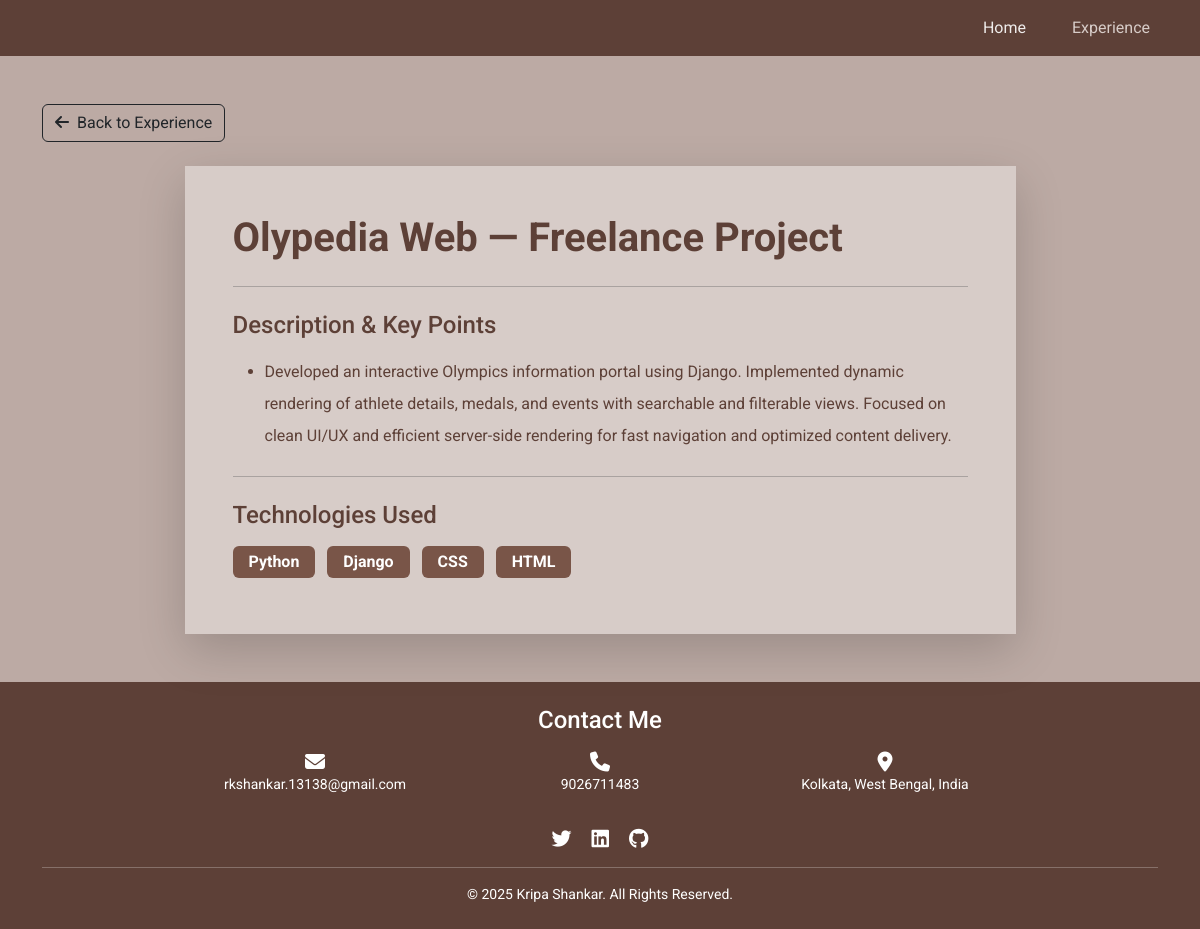
The app's page /experience/olypedia-web/ with its own data.
### Portfolio/models.py (models this page shows, shortened)
class Experience(models.Model):
    project_name = models.CharField(max_length=200, help_text="Project/Work/Position name")
    organization = models.CharField(max_length=200, blank=True, help_text="Company/Organization (optional)")
    project_link = models.URLField(blank=True, null=True)
    slug = models.SlugField(unique=True, blank=True)
    order = models.IntegerField(default=0, help_text="Higher number appears first")
    class Meta:
        ordering = ['-order']
        verbose_name = "Experience/Project"
        verbose_name_plural = "Experiences/Projects"

class ExperienceDetail(models.Model):
    experience = models.ForeignKey(Experience, on_delete=models.CASCADE, related_name='details')
    description = models.TextField(help_text="One point description")
    order = models.IntegerField(default=0)
    class Meta:
        ordering = ['order']
        verbose_name = "Description Point"
        verbose_name_plural = "Description Points"

class TechStack(models.Model):
    experience = models.ForeignKey(Experience, on_delete=models.CASCADE, related_name='tech_stack')
    technology = models.CharField(max_length=100)
    order = models.IntegerField(default=0)
    class Meta:
        ordering = ['order']
        verbose_name = "Technology"
        verbose_name_plural = "Tech Stack"

class About(models.Model):
    name = models.CharField(max_length=100)
    title = models.CharField(max_length=200)
    bio = models.TextField()
    profile_image = models.ImageField(upload_to='profile/', blank=True, null=True)
    email = models.EmailField()
    phone = models.CharField(max_length=20)
    location = models.CharField(max_length=200, default="Kolkata, West Bengal, India")
    linkedin = models.URLField(blank=True)
    github = models.URLField(blank=True)
    twitter = models.URLField(blank=True)
    class Meta:
        verbose_name_plural = "About"

### Portfolio/views.py (the view)
# urls.py: path('experience/<slug:slug>/', views.experience_detail, name='experience_detail'),
def experience_detail(request, slug):
    about = About.objects.first()
    experience = get_object_or_404(Experience, slug=slug)
    context = {
        'experience': experience,
        'about': about,
    }
    return render(request, 'Portfolio/experience_detail.html', context)

### templates/Portfolio/experience_detail.html (shortened to what this page needs)
{% extends 'Portfolio/base.html' %}
{% block content %}
<main>
    <section class="bg-light-brown py-5">
        <div class="container">
            <div class="mb-4">
                <a href="{% url 'Experience' %}" class="btn btn-outline-dark">
                    <i class="fas fa-arrow-left me-2"></i>Back to Experience
                </a>
            </div>
            <div class="row justify-content-center">
                <div class="col-lg-9">
                    <div class="card shadow-lg">
                        <div class="card-body bg-very-light-brown p-5">
                            <h1 class="text-brown fw-bold mb-3">{{ experience.project_name }}</h1>
                            <hr class="my-4">
                            {% if experience.details.all %}
                            <h4 class="text-brown mb-3">Description & Key Points</h4>
                            <ul class="text-brown" style="line-height: 2;">
                                {% for detail in experience.details.all %}
                                <li class="mb-3">{{ detail.description }}</li>
                                {% endfor %}
                            </ul>
                            {% endif %}
                            {% if experience.tech_stack.all %}
                            <hr class="my-4">
                            <h4 class="text-brown mb-3">Technologies Used</h4>
                            <div>
                                {% for tech in experience.tech_stack.all %}
                                <span class="badge bg-medium-brown me-2 mb-2 py-2 px-3" style="font-size: 1rem;">
                                    {{ tech.technology }}
                                </span>
                                {% endfor %}
                            </div>
                            {% endif %}
                        </div>
                    </div>
                </div>
            </div>
        </div>
    </section>
</main>
{% endblock content %}

### templates/Portfolio/base.html (shortened to what this page needs)
<!DOCTYPE html>
{% load static %}
<html lang="en">
<head>
    <link href="https://cdn.jsdelivr.net/npm/bootstrap@5.3.0/dist/css/bootstrap.min.css" rel="stylesheet">
    <link rel="stylesheet" href="https://cdnjs.cloudflare.com/ajax/libs/font-awesome/6.4.0/css/all.min.css">
</head>
<body>
    <header class="fixed-top">
        <nav class="navbar navbar-expand-lg navbar-dark bg-dark-brown">
            <div class="container">
                <div class="collapse navbar-collapse" id="navbarNav">
                    <ul class="navbar-nav ms-auto">
                        <li class="nav-item">
                            <a class="nav-link {% if request.path == '/' %}active{% endif %}" href="{% url 'home' %}">Home</a>
                        </li>
                        <li class="nav-item">
                            <a class="nav-link {% if 'experience' in request.path %}active{% endif %}" href="{% url 'Experience' %}">Experience</a>
                        </li>
                    </ul>
                </div>
            </div>
        </nav>
    </header>
    {% block content %}
    {% endblock content %}
    <footer class="bg-dark-brown text-white py-4">
        <div class="container">
            <h4 class="text-center mb-3">Contact Me</h4>
            {% if about %}
            <div class="row justify-content-center">
                <div class="col-md-3 text-center mb-3">
                    <i class="fas fa-envelope fa-lg mb-2"></i>
                    <p class="mb-0 small"><a href="mailto:{{ about.email }}?subject=Portfolio%20Contact" target="_top" class="text-white text-decoration-none">{{ about.email }}</a></p>
                </div>
                <div class="col-md-3 text-center mb-3">
                    <i class="fas fa-phone fa-lg mb-2"></i>
                    <p class="mb-0 small">
                        <a href="tel:{{ about.phone }}" class="text-white text-decoration-none">{{ about.phone }}</a>
                    </p>
                </div>
                <div class="col-md-3 text-center mb-3">
                    <i class="fas fa-map-marker-alt fa-lg mb-2"></i>
                    <p class="mb-0 small">{{ about.location }}</p>
                </div>
            </div>
            <div class="row justify-content-center mt-3">
                <div class="col-12 text-center">
                    {% if about.twitter %}
                    <a href="{{ about.twitter }}" target="_blank" class="text-white me-3"><i class="fab fa-twitter fa-lg"></i></a>
                    {% endif %}
                    {% if about.linkedin %}
                    <a href="{{ about.linkedin }}" target="_blank" class="text-white me-3"><i class="fab fa-linkedin fa-lg"></i></a>
                    {% endif %}
                    {% if about.github %}
                    <a href="{{ about.github }}" target="_blank" class="text-white"><i class="fab fa-github fa-lg"></i></a>
                    {% endif %}
                </div>
            </div>
            {% endif %}
            <hr class="my-3 bg-white opacity-25">
            <p class="text-center mb-0 small">&copy; 2025 {% if about %}{{ about.name }}{% else %}Kripa Shankar{% endif %}. All Rights Reserved.</p>
        </div>
    </footer>
</body>
</html>

### templates/Portfolio/base.html (style rules this page uses)
:root { --dark-brown: #5d4037; --medium-brown: #795548; --light-brown: #bcaaa4; --very-light-brown: #d7ccc8; }
* { font-family: 'Roboto', sans-serif; }
html, body { height: 100%; margin: 0; padding: 0; }
body { display: flex; flex-direction: column; background-color: var(--very-light-brown); }
header { flex-shrink: 0; }
main { flex: 1 0 auto; padding-top: 56px; }
footer { flex-shrink: 0; }
.navbar-nav .nav-item { margin-left: 30px; }
.bg-dark-brown { background-color: var(--dark-brown) !important; }
.bg-medium-brown { background-color: var(--medium-brown) !important; }
.bg-light-brown { background-color: var(--light-brown) !important; }
.bg-very-light-brown { background-color: var(--very-light-brown) !important; }
.text-brown { color: var(--dark-brown) !important; }
.navbar-dark .navbar-nav .nav-link { color: rgba(255, 255, 255, 0.9); }
.navbar-dark .navbar-nav .nav-link.active { color: var(--very-light-brown); }
.card { border: none; transition: transform 0.3s ease; }
section { min-height: calc(100vh - 56px - 300px); }

### records on screen
Experience: project_name "Olypedia Web — Freelance Project"
ExperienceDetail: description "Developed an interactive Olympics information portal using Django. Implemented dynamic rendering of athlete details, medals, and events with searchable and filterable views. Focused on clean UI/UX and efficient server-side rendering for fast navigation and optimized content delivery."
TechStack: technology "Python"
TechStack: technology "Django"
TechStack: technology "CSS"
TechStack: technology "HTML"
About: email "rkshankar.13138@gmail.com", phone "9026711483", location "Kolkata, West Bengal, India", name "Kripa Shankar"
